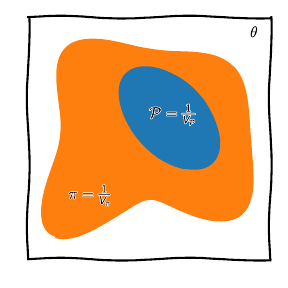

Source code (Python):
import lecture_style
import matplotlib.pyplot as plt
import numpy as np
from matplotlib import patheffects, rcParams

fig, ax = plt.subplots()


def pi(x,y):
    return -(x**2+y-11)**2 - (x+y**2-7)**2

def P(x,y):
    x0 = 1
    y0 = 1
    return -(x-x0)**2-(x-x0)*(y-y0)-(y-y0)**2

x = np.linspace(-6,6,100)
y = x.copy()
x, y = np.meshgrid(x, y)
ax.contourf(x, y, pi(x,y), levels=[-200,1e3], colors='C1')
ax.contourf(x, y, P(x,y), levels=[-5,1e3], colors='C0')

ax.text(-4,-3, r'$\pi = \frac{1}{V_\pi}$')
ax.text(0,1, r'$\mathcal{P} = \frac{1}{V_\mathcal{P}}$')
ax.text(5,5, r'$\theta$')

ax.set_xticks([])
ax.set_yticks([])
fig.set_size_inches(lecture_style.width*0.5, lecture_style.width*0.5)
fig.tight_layout()
fig.savefig('volumes.pdf')

np.random.seed(1)
fig, ax = plt.subplots()
ax.contourf(x, y, pi(x,y), levels=[-200,1e3], colors='C1')
x, y = np.random.uniform(-6,6, (2,400))
i = P(x,y) > -5
ax.plot(x[i], y[i], '.', color='C0')
ax.text(5,5, r'$\theta$')

ax.set_xticks([])
ax.set_yticks([])
fig.set_size_inches(lecture_style.width*0.5, lecture_style.width*0.5)
fig.tight_layout()
fig.savefig('samples.pdf')


rcParams['path.effects'] = [patheffects.withStroke(linewidth=1, foreground='white')]
np.random.seed(1)
fig, ax = plt.subplots()
x = np.linspace(-6,6,100)
y = x.copy()
x, y = np.meshgrid(x, y)
ax.contourf(x, y, pi(x,y), levels=[-1e5,-200], colors='C0')
ax.contourf(x, y, pi(x,y), levels=[-200,1e3], colors='C1')
x, y = np.random.uniform(-6,6, (2,400))
ax.set_xticks([])
ax.set_yticks([])
fig.set_size_inches(lecture_style.width*0.5, lecture_style.width*0.5)
fig.tight_layout()
fig.savefig('compression_1.pdf')

np.random.seed(1)
fig, ax = plt.subplots()
i = pi(x,y) > -200
ax.plot(x[i], y[i], '.', color='C1')
ax.plot(x[~i], y[~i], '.', color='C0')
ax.set_xticks([])
ax.set_yticks([])
fig.set_size_inches(lecture_style.width*0.5, lecture_style.width*0.5)
fig.tight_layout()
fig.savefig('compression_2.pdf')

